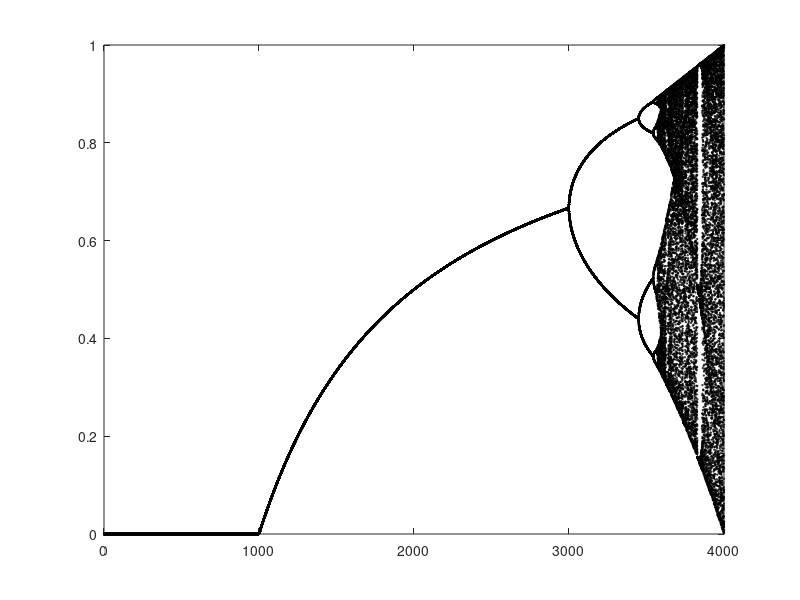

Reproduce this figure in MATLAB.

%%Simulating and plotting the Logistic Map

for h =1:4000,
    x=0;
    y= rand(1,1);
    for t=1:1000,
        ht= .001*h;
        yt = ht*y*(1-y);
        y=yt;
        if (t>960),
            x=x+1;
            result(h,x)=yt;
        end
    end
end

plot(result,'ko','MarkerSize',1)        
        